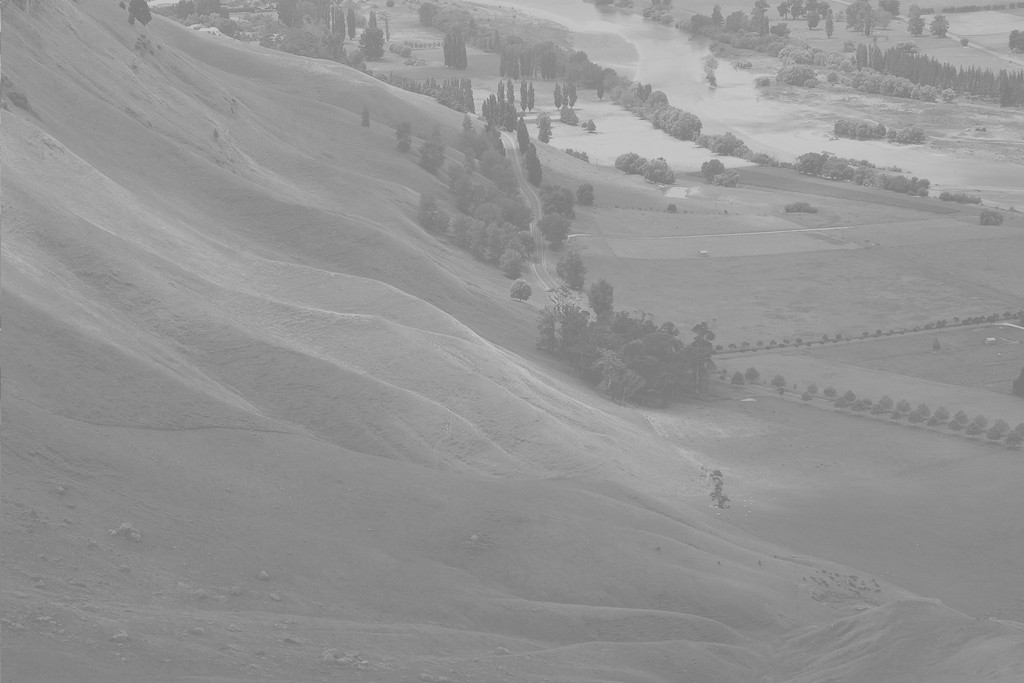
#> input picture course/code/data/basics/Hawke_Bay.jpg, 1024 x 683 px
$ python 04_histograms_lut.py
#> lines starting #> are read from the running program, lines starting #| are printed output that depends on the picture; after the words box and inside, x2 and y2 are one past the last pixel; in counts of white or black regions, pixels touching at a corner belong together
### course/code/cvutils.py
"""Small helpers shared by every lesson script.

Each lesson is a plain Python script:

    python 05_filtering.py            # opens the figures in a window
    python 05_filtering.py --save out # writes the figures to out/ instead

The helpers only deal with loading data and drawing figures, so the computer
vision code in the lessons stays readable.
"""
import argparse
from pathlib import Path

import cv2
import matplotlib
import numpy as np

DATA = Path(__file__).resolve().parent / "data"

_save_dir = None
_prefix = ""


def setup(lesson):
    """Parse the command line. Call once at the top of a lesson script."""
    global _save_dir, _prefix
    parser = argparse.ArgumentParser(description=f"Lesson {lesson}")
    parser.add_argument("--save", metavar="DIR", help="save figures to DIR instead of showing them")
    args = parser.parse_args()
    _prefix = lesson
    if args.save:
        matplotlib.use("Agg")
        _save_dir = Path(args.save)
        _save_dir.mkdir(parents=True, exist_ok=True)
    np.random.seed(0)


def path(name):
    """Absolute path of a file inside the data/ folder."""
    return DATA / name


def imread(name, flags=cv2.IMREAD_COLOR):
    """cv2.imread that fails loudly instead of silently returning None."""
#> called with name = 'basics/Hawke_Bay.jpg', flags = 0
    img = cv2.imread(str(path(name)), flags)
#> img is the input picture: shape (683, 1024); min 114, max 208, mean 148
    if img is None:
        raise FileNotFoundError(f"could not read {path(name)}")
    return img


def _draw(ax, img, title, cmap):
    if img.ndim == 3:
        # OpenCV stores colour images as BGR, Matplotlib expects RGB.
        ax.imshow(cv2.cvtColor(img, cv2.COLOR_BGR2RGB))
    elif img.dtype == np.uint8:
        # Never let Matplotlib stretch the contrast of a uint8 image.
        ax.imshow(img, cmap=cmap, vmin=0, vmax=255)
    elif img.dtype == bool:
        ax.imshow(img, cmap=cmap, vmin=0, vmax=1)
    else:
        ax.imshow(img, cmap=cmap)
    if title:
        ax.set_title(title, fontsize=10)
    ax.axis("off")


# --8<-- [start:show]
def show(name, images, titles=None, cols=None, size=3.4, cmap="gray"):
    """Draw a grid of images. Colour images are assumed to be BGR."""
    import matplotlib.pyplot as plt

    n = len(images)
    cols = cols or n
    rows = (n + cols - 1) // cols
    h, w = images[0].shape[:2]
    cell_h = size * min(max(h / w, 0.3), 1.6)       # follow the aspect ratio of the images
    fig, axes = plt.subplots(rows, cols, figsize=(size * cols, (cell_h + 0.35) * rows), squeeze=False)
    for i, ax in enumerate(axes.flat):
        if i < n:
            _draw(ax, images[i], titles[i] if titles else None, cmap)
        else:
            ax.axis("off")
    finish(name, fig)
# --8<-- [end:show]


def figure(cols=1, rows=1, size=(4.2, 3.2)):
    """Create a figure for custom plots (histograms, curves, 3-D...)."""
    import matplotlib.pyplot as plt

    return plt.subplots(rows, cols, figsize=(size[0] * cols, size[1] * rows), squeeze=False)


def finish(name, fig):
    """Save the figure (with --save) or show it."""
    import matplotlib.pyplot as plt

    fig.tight_layout()
    if _save_dir is not None:
        out = _save_dir / f"{_prefix}-{name}.webp"
        fig.savefig(out, dpi=110, pil_kwargs={"quality": 82})
        print(f"saved {out}")
        plt.close(fig)
    else:
        plt.show()

### course/code/04_histograms_lut.py
"""Lesson 04 - Histograms, point operations and look-up tables (LUTs)."""
import cv2
import numpy as np

import cvutils as U

U.setup("04")

img = U.imread("basics/Hawke_Bay.jpg", cv2.IMREAD_GRAYSCALE)


# --8<-- [start:histogram]
def histogram(img):
    return np.bincount(img.ravel(), minlength=256)


def cumulative_histogram(img):
    return np.cumsum(histogram(img))
# --8<-- [end:histogram]


def plot_pairs(name, images, titles, luts=None):
    """Image on top, histogram (and the LUT, if any) below."""
    n = len(images)
    fig, axes = U.figure(n, 2, size=(3.6, 2.7))
    for k, (im, t) in enumerate(zip(images, titles)):
        axes[0, k].imshow(im, cmap="gray", vmin=0, vmax=255)
        axes[0, k].set_title(t, fontsize=10)
        axes[0, k].axis("off")
        ax = axes[1, k]
        ax.bar(range(256), histogram(im), width=1.0, color="#94a3b8")
        ax.set_xlim(0, 255)
        ax.set_yticks([])
        if luts is not None and luts[k] is not None:
            ax2 = ax.twinx()
            ax2.plot(luts[k], color="#dc2626", lw=1.6)
            ax2.set_ylim(0, 260)
            ax2.set_yticks([0, 255])
    U.finish(name, fig)


# --8<-- [start:display]
# plt.imshow(img, cmap="gray")                    # stretches min..max to black..white!
# plt.imshow(img, cmap="gray", vmin=0, vmax=255)  # shows the real values
# --8<-- [end:display]

# --8<-- [start:point_ops]
def negative(img):
    return 255 - img


def brightness(img, delta):
    return cv2.add(img, delta)                    # saturates instead of wrapping


def threshold(img, a):
#> called with a = 150
    return np.where(img < a, 0, 255).astype(np.uint8)
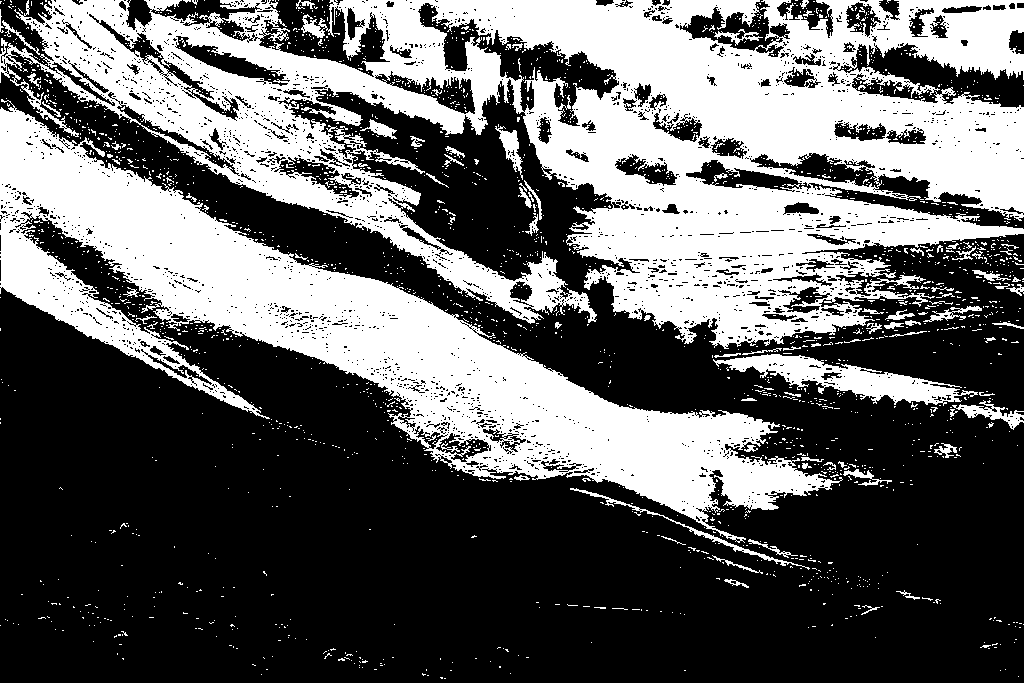
#> returned value: shape (683, 1024); 38.5% white; 2132 white regions (2047 under 20 px), largest, box (x1, y1, x2, y2) and area: (0, 0, 1024, 349) 163199, (0, 99, 843, 543) 87703, (713, 354, 978, 406) 4898


def intensity_window(img, a, b):
    return np.where((img >= a) & (img <= b), img, 0).astype(np.uint8)


def stretch(img, a, b):
    """Dynamic expansion: map [a, b] to [0, 255] and clip the rest."""
#> called with a = 110, b = 200
    out = 255.0 * (img.astype(np.float32) - a) / (b - a)
    return np.clip(out, 0, 255).astype(np.uint8)


def sigmoid_contrast(img, k=0.1, r0=128):
    """Smooth contrast stretch centred on r0 (from the UFRN lectures)."""
    return (255 / (1 + np.exp(-k * (img.astype(np.float32) - r0)))).astype(np.uint8)
# --8<-- [end:point_ops]

plot_pairs("point-ops", [img, negative(img), threshold(img, 150), stretch(img, 110, 200)],
           ["original", "negative", "threshold a=150", "stretch [110, 200]"])
#> in plot_pairs, `n = len(images)`: n = 4
#> the loop in plot_pairs, `for k, (im, t) in enumerate(zip(images, titles)):` made 4 passes
#> t on passes 1 to 4: 'original', 'negative', 'threshold a=150', 'stretch [110, 200]'


# --8<-- [start:equalize]
def equalize(img):
    """t(f) = (L - 1) / N * sum_{i<=f} h(i)"""
    cdf = cumulative_histogram(img)
#> cdf = 256 values from 0 to 699392
    lut = np.round(255 * cdf / img.size).astype(np.uint8)
#> lut = 256 values from 0 to 255
    return lut[img]                               # apply the LUT with fancy indexing
# --8<-- [end:equalize]

eq_mine = equalize(img)
eq_cv = cv2.equalizeHist(img)
print("equalize: max |mine - OpenCV| =", np.abs(eq_mine.astype(int) - eq_cv).max())
#| equalize: max |mine - OpenCV| = 0

# --8<-- [start:clahe]
clahe = cv2.createCLAHE(clipLimit=2.0, tileGridSize=(8, 8))
eq_local = clahe.apply(img)
# --8<-- [end:clahe]

plot_pairs("equalize", [img, eq_mine, eq_local],
           ["original", "global equalization", "CLAHE (local)"],
           luts=[None, np.round(255 * cumulative_histogram(img) / img.size), None])
#> the loop in plot_pairs (call 2), `for k, (im, t) in enumerate(zip(images, titles)):` made 3 passes


# --8<-- [start:lut]
def lut_threshold(a):
    return np.where(np.arange(256) < a, 0, 255).astype(np.uint8)


def lut_stretch(a, b):
    x = np.arange(256, dtype=np.float32)
    return np.clip(255 * (x - a) / (b - a), 0, 255).astype(np.uint8)


def lut_contrast(a, b):
    """Piece-wise linear: slope b/a below a, then a line to (255, 255)."""
    x = np.arange(256, dtype=np.float32)
    low = x * b / a
    high = ((255 - b) * x + 255 * (b - a)) / (255 - a)
    return np.clip(np.where(x <= a, low, high), 0, 255).astype(np.uint8)


def lut_gamma(gamma):
    x = np.arange(256) / 255.0
    return np.round(255 * x ** gamma).astype(np.uint8)


def apply_lut(img, lut):
    return lut[img]   # or cv2.LUT(img, lut)


# Composing transforms = composing LUTs: still one pass over the image.
combined = lut_threshold(128)[lut_stretch(110, 200)]
# --8<-- [end:lut]

luts = [lut_contrast(130, 30), lut_contrast(60, 160), lut_gamma(0.5), lut_gamma(2.0)]
names = ["contrast a=130 b=30", "contrast a=60 b=160", "gamma 0.5", "gamma 2.0"]
plot_pairs("luts", [apply_lut(img, L) for L in luts], names, luts=luts)
#> in apply_lut (call 4), `return lut[img]`:
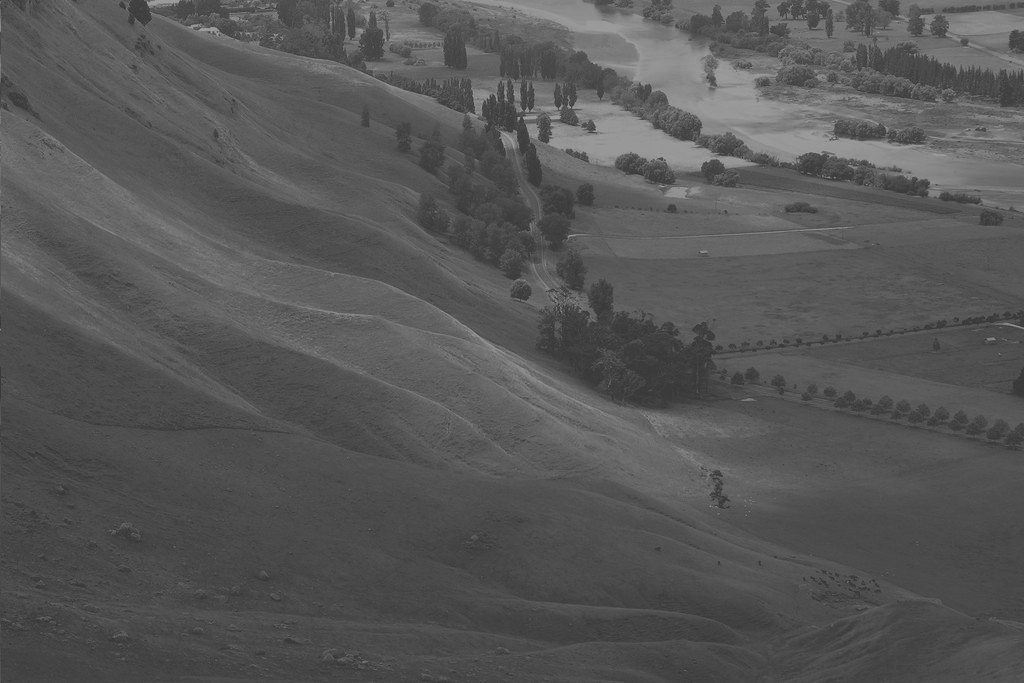
#> returned value: shape (683, 1024); min 51, max 170, mean 86.7
#> call 3 of finish, with name = 'luts'
#> in finish (call 3), `plt.show()`:
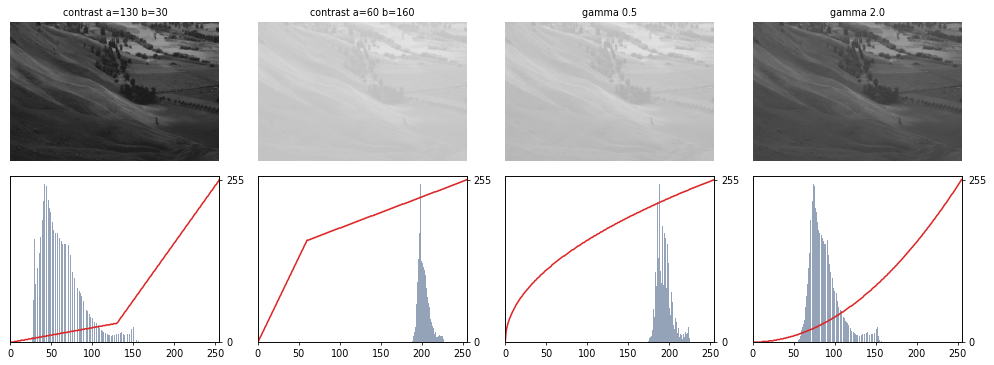
#> figure drawn by matplotlib, 12 panels; panel 9: curve peaks at x = 255, y = 255; panel 10: curve peaks at x = 255, y = 255; panel 11: curve peaks at x = 255, y = 255; panel 12: curve peaks at x = 255, y = 255
assert np.array_equal(apply_lut(img, lut_stretch(110, 200)), stretch(img, 110, 200))
assert np.array_equal(apply_lut(img, lut_stretch(110, 200)), cv2.LUT(img, lut_stretch(110, 200)))
#> call 2 of imread, with name = 'basics/rouen.jpg', flags = 1
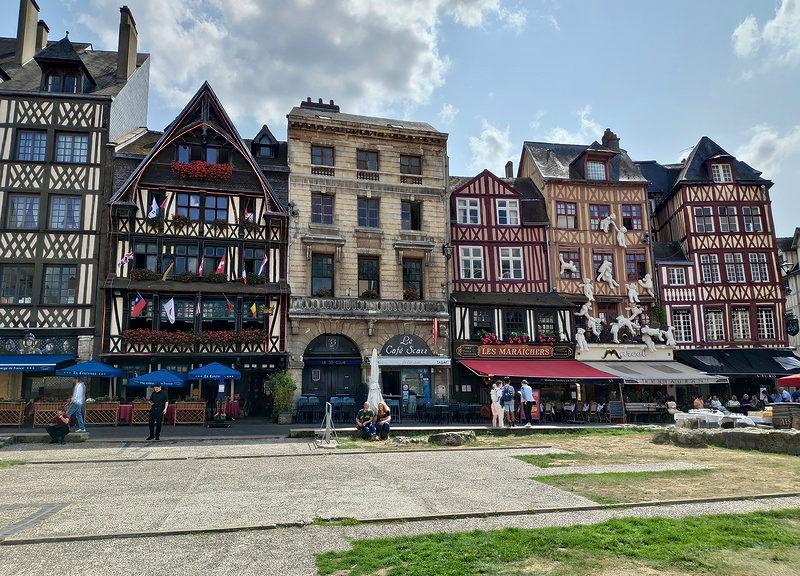
#> input picture course/code/data/basics/rouen.jpg, 800 x 576 px
#> in imread, img is the input picture: shape (576, 800, 3); mean B, G, R 121, 122.6, 118.6
#> call 3 of imread, with name = 'features/cathedrale.jpeg', flags = 1
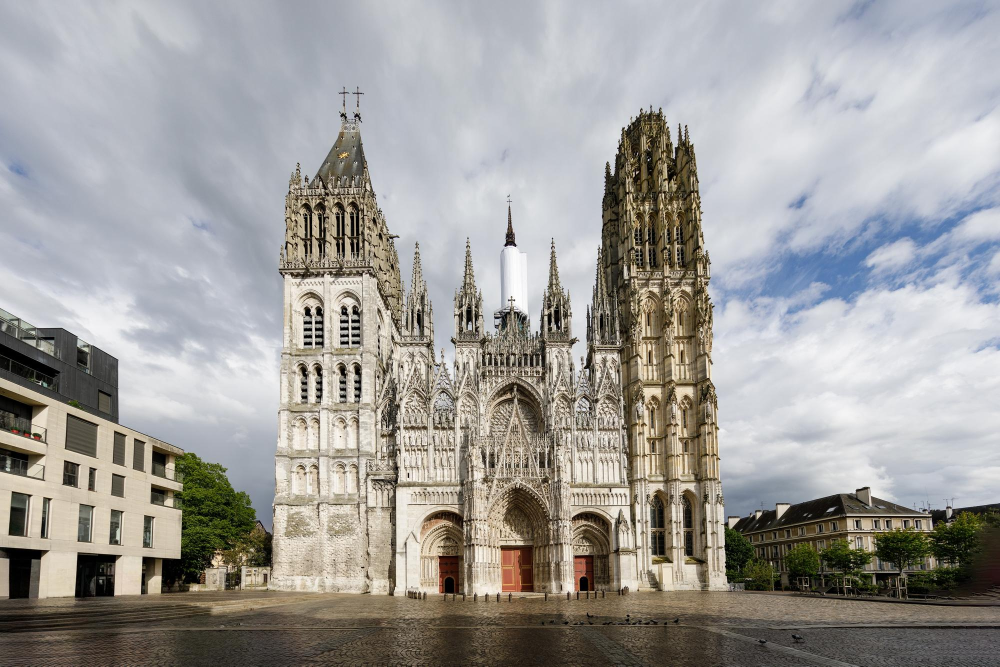
#> input picture course/code/data/features/cathedrale.jpeg, 2000 x 1333 px (shown at 1/2 size)
#> in imread, img is the input picture: shape (1333, 2000, 3); mean B, G, R 154.3, 156.9, 158.7


# --8<-- [start:matching]
def cdf(channel):
    c = np.cumsum(np.bincount(channel.ravel(), minlength=256)).astype(np.float64)
    return c / c[-1]


def match_lut(source, reference):
    """For each source level, the reference level with the same cumulative frequency."""
    return np.clip(np.round(np.interp(cdf(source), cdf(reference), np.arange(256))), 0, 255).astype(np.uint8)


def match_histograms(source, reference):
    out = np.empty_like(source)
    for c in range(3):                            # B, G and R independently
        out[..., c] = match_lut(source[..., c], reference[..., c])[source[..., c]]
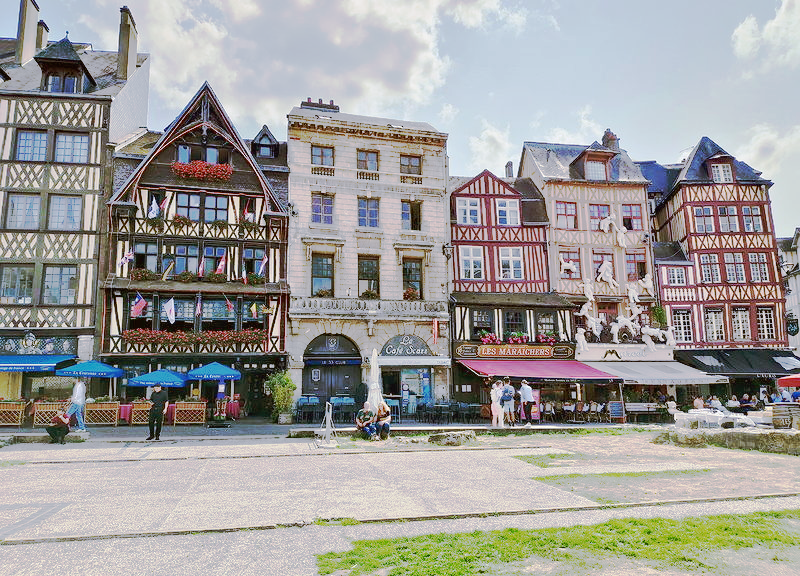
#> out: shape (576, 800, 3); mean B, G, R 154.3, 156.9, 158.8
    return out
# --8<-- [end:matching]

src = U.imread("basics/rouen.jpg")
ref = cv2.resize(U.imread("features/cathedrale.jpeg"), (800, 533))
U.show("matching", [src, ref, match_histograms(src, ref)],
       ["source", "reference (style)", "source with reference histogram"], size=4)
#> in show, `n = len(images)`: n = 3
#> in show, `rows = (n + cols - 1) // cols`: rows = 1
#> the loop in show, `for i, ax in enumerate(axes.flat):` made 3 passes
#> call 4 of finish, with name = 'matching'
#> in finish (call 4), `plt.show()`:
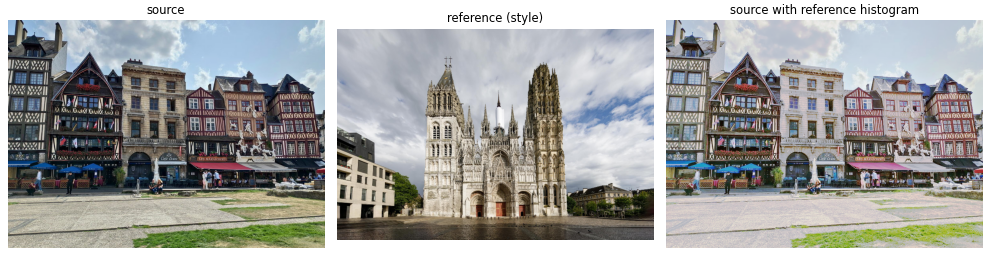
#> figure drawn by matplotlib, 3 panels
